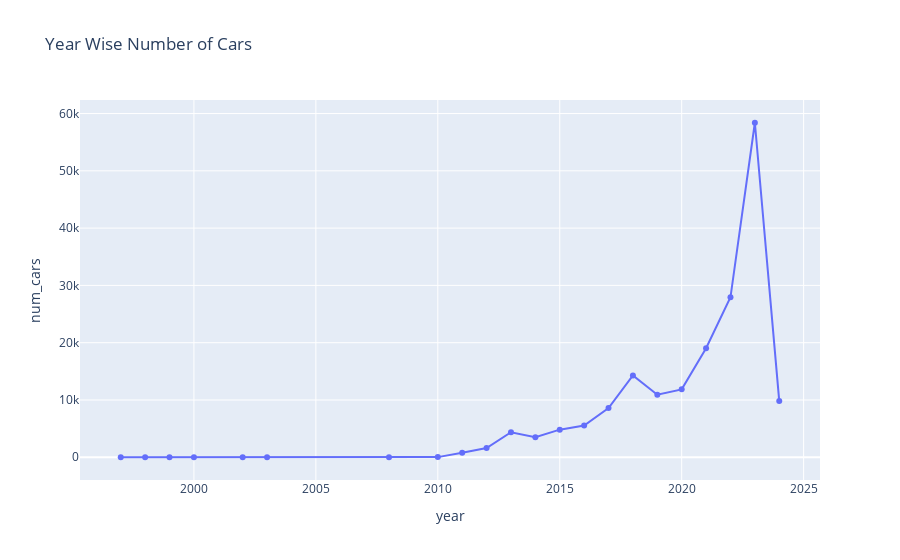

The notebook cell this image was saved under:
### Code cell
import plotly.express as ps
year_wise_cars = ev.groupby('Model _Year')['VIN_(1-10)'].count().reset_index()
year_wise_cars.columns = ['year','num_cars']

fig = ps.line(year_wise_cars,x="year", y="num_cars", title='Year Wise Number of Cars',markers=True)
fig.show()

### Figure 1 — Plotly figure (JSON) as saved in the notebook; plotly's stock layout.template omitted (floating-point values rounded to 4 significant figures)
{"data": [{"hovertemplate": "year=%{x}<br>num_cars=%{y}<extra></extra>", "legendgroup": "", "line": {"color": "#636efa", "dash": "solid"}, "marker": {"symbol": "circle"}, "mode": "markers+lines", "name": "", "orientation": "v", "showlegend": false, "type": "scatter", "x": [1997, 1998, 1999, 2000, 2002, 2003, 2008, 2010, 2011, 2012, 2013, 2014, 2015, 2016, 2017, 2018, 2019, 2020, 2021, 2022, 2023, 2024], "xaxis": "x", "y": [1, 1, 5, 7, 2, 1, 20, 23, 770, 1603, 4375, 3502, 4821, 5524, 8591, 14291, 10922, 11851, 19034, 27922, 58393, 9799], "yaxis": "y"}], "layout": {"legend": {"tracegroupgap": 0}, "title": {"text": "Year Wise Number of Cars"}, "xaxis": {"anchor": "y", "domain": [0, 1], "title": {"text": "year"}}, "yaxis": {"anchor": "x", "domain": [0, 1], "title": {"text": "num_cars"}}}}
